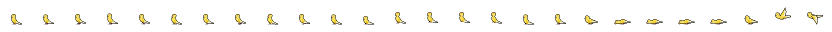
#> input picture assets/birds/budgie/Budgie-Lutino.png, 1664 x 64 px, given in place of garden-background.png, which was not available (shown at 1/2 size)
$ python -i make_cockatiel.py   (imports and definitions only)
#> lines starting #> are read from the running program, lines starting #| are printed output that depends on the picture
#!/usr/bin/env python3
"""Cockatiel (Nymphensittich) sprite sheet for the garden minigame (final, from candidate C).

Derived from the PeakPixels *Collared Dove* (single-file sheet).  We read the
dove's Aseprite source (.ase) to get its LAYERS (back leg, front leg, body,
head, wing) and their per-frame cel positions, so every reshaped part rides on
the dove's own animation:

  * every distinct dove cel (a head pose, a body pose, a wing pose) is replaced
    by ONE hand-drawn cockatiel cel (char maps below), pasted at the dove cel's
    position in every frame that uses it -> crest / cheek / wing patch / tail
    are identical wherever the pose repeats;
  * the head sits 1 px lower (one dove neck row dropped) and is 1 px longer at
    the back; it gets a crest that follows the head's angle, a yellow face and
    throat, an orange cheek framed by yellow and a short hooked beak; the body
    gets the cockatiel greys, a slimmer breast, the white wing-covert patch and
    a much longer pointed tail;
  * the long tail never reaches below the feet row in grounded frames (in the
    two jump crouch frames the body sinks but the tail stays put), so every
    grounded clip's union box bottom is the feet row (birds stand on it);
  * a few explicit per-frame pixel fixes (FIXES) clean up seams the dove
    leaves open.

Reads (read-only):  <repo>/assets/birds/collared_dove/Collared Dove.{ase,json,png}
                    <repo>/assets/birds/... (other birds, preview only)
                    <repo>/assets/garden-background.png (preview only)
Writes:             <repo>/assets/birds/cockatiel/Cockatiel.{png,json}
                    <repo>/assets/birds/cockatiel/Cockatiel-Lutino.{png,json}
                    (the yellow Lutino morph: same frames, LUTINO palette)
                    with --preview DIR also DIR/preview_sheet.png,
                    DIR/preview_context.png and DIR/manifest.json

Usage:  python3 tools/make_cockatiel.py [--preview DIR]

Deterministic: running it again reproduces the outputs byte-for-byte.
"""
import json, os, struct, sys, zlib

from PIL import Image

REPO = os.path.dirname(os.path.dirname(os.path.abspath(__file__)))
OUT = os.path.join(REPO, 'assets/birds/cockatiel')
DOVE_DIR = os.path.join(REPO, 'assets/birds/collared_dove')
DOVE_ASE = os.path.join(DOVE_DIR, 'Collared Dove.ase')
DOVE_JSON = os.path.join(DOVE_DIR, 'Collared Dove.json')
DOVE_PNG = os.path.join(DOVE_DIR, 'Collared Dove.png')

SIZE = 0.79          # garden-data.js `size`: 64*0.79/27 = 1.87 screen px per art px, same as the dove
CELL = 64            # frame cell size (same as the dove sheet)
GROUND_Y = 48        # feet row of every grounded dove frame (frame-local)

# Output clips: tag -> dove frame indices (game actions idle/walk/jump/eat/fly).
CLIPS = [
    ('Idle', [1, 2, 3, 4]),
    ('Walk', [12, 13, 14, 15, 16, 17]),
    ('Jump', [5, 6, 7, 8, 9, 10, 11]),
    ('Eat',  [28, 29, 30, 31, 32, 33, 34]),
    ('Fly',  [37, 38]),
]
GROUNDED = set(range(1, 7)) | {11} | set(range(12, 18)) | set(range(28, 35))

# ---------------------------------------------------------------- palette ---
PAL = {
    'K': '#000000',                      # outline (same as the dove pack)
    '1': '#aeacb0', '2': '#8a888e', '3': '#6f6d73', '4': '#5a585d', '5': '#434146',
    'W': '#f1efe8', 'w': '#cfccc4',      # wing patch
    'Y': '#f2d03b', 'y': '#d4a92a',      # face / crest
    'O': '#e7782d',                      # cheek
    'F': '#b5978f', 'f': '#8e746d',      # feet
    'E': '#000000',                      # eye (black like the outline)
    'B': '#aeacb0', 'b': '#5a585d',      # beak: upper mandible / hook tip, in the body greys
}
# Lutino: the yellow colour morph. Same drawing, own palette; one of the
# cockatiel's rare variants (js/garden-variants.js) - drawn as a sheet because
# its red eye and pale beak need colours the normal sheet shares with others.
# Yellow body, deeper golden face and crest, orange cheek, cream wing
# streak, pale horn beak, pink feet, red eye, warm dark-brown outline.
LUTINO = {
    'K': '#3d2a0c',
    '1': '#fff2a6', '2': '#fde27c', '3': '#f4ca58', '4': '#e0ab3e', '5': '#c4892a',
    'W': '#fffbe6', 'w': '#f5e3a6',
    'Y': '#ffd21f', 'y': '#eaa914',
    'O': '#f2701f',
    'F': '#ebbcae', 'f': '#c48f80',
    'E': '#8c1c1c',
    'B': '#f6dcc0', 'b': '#cfa080',
}
# [1 line not run here, left out]


def rgba_of(pal):
    return {k: tuple(int(v[i:i + 2], 16) for i in (1, 3, 5)) + (255,) for k, v in pal.items()}


RGBA = rgba_of(PAL)

# Dove colours -> letters (used to read the source cels).
DOVE = {(0, 0, 0): 'K', (0xe9, 0xd5, 0xc6): 'L', (0xd5, 0xc0, 0xa9): 'M', (0xbe, 0xaa, 0x90): 'S',
        (0xac, 0x98, 0x7c): 'D', (0x55, 0x51, 0x51): 'g', (0x5a, 0x52, 0x4b): 'w', (0x41, 0x39, 0x32): 'v',
        (0x47, 0x51, 0x6e): 'c', (0x65, 0x6f, 0x8c): 'b', (0x7f, 0x8b, 0xaf): 'a',
        (0xad, 0x64, 0x5b): 'f', (0xdc, 0x83, 0x7b): 'p'}
NECK = {'K': 'K', 'D': '3', 'M': '2', 'L': '1', 'S': '3', 'b': '2', 'a': '1', 'c': '3', 'g': '1'}
LEGS = {'K': 'K', 'f': 'f', 'p': 'F'}
GENERIC = {'K': 'K', 'L': '1', 'M': '2', 'S': '3', 'D': '4', 'g': '5', 'w': '5', 'v': '5',
           'c': '3', 'b': '2', 'a': '1', 'f': 'f', 'p': 'F'}


# ------------------------------------------------------------ .ase reader ---
def parse_ase(path):
    b = open(path, 'rb').read()
    _, magic, nframes, W, H, depth = struct.unpack_from('<IHHHHH', b, 0)
    assert magic == 0xA5E0 and depth == 32
    off, layers, frames = 128, [], []
    for _ in range(nframes):
        fbytes, fmagic, oldn, dur = struct.unpack_from('<IHHH', b, off)
        assert fmagic == 0xF1FA
        newn = struct.unpack_from('<I', b, off + 12)[0]
        p, cels = off + 16, []
        for _ in range(newn or oldn):
            csize, ctype = struct.unpack_from('<IH', b, p)
            d = p + 6
            if ctype == 0x2004:
                n = struct.unpack_from('<H', b, d + 16)[0]
                layers.append(b[d + 18:d + 18 + n].decode('utf8'))
            elif ctype == 0x2005:
                li, x, y, _op, ct = struct.unpack_from('<HhhBH', b, d)
                cel = dict(layer=li, x=x, y=y, type=ct)
                q = d + 16
                if ct == 1:
                    cel['link'] = struct.unpack_from('<H', b, q)[0]
                elif ct in (0, 2):
                    w, h = struct.unpack_from('<HH', b, q)
                    data = b[q + 4:p + csize]
                    if ct == 2:
                        data = zlib.decompress(data)
                    cel.update(w=w, h=h, data=data[:w * h * 4])
                cels.append(cel)
            p += csize
        frames.append(cels)
        off += fbytes
    return dict(W=W, H=H, layers=layers, frames=frames)


# [1 line that did not run here, left out]


# [19 lines left out: functions cel, chars, not called in this run]


def recolor(rows, m):
    return [''.join('.' if ch == '.' else m[ch] for ch in r) for r in rows]


# ================================================================== ART ====
# Char maps.  '.' = leave transparent / untouched, other letters = PAL keys.
# Each piece is (rows, dx, dy): rows are pasted at dove-cel origin + (dx, dy).

# ---- head: every upright pose (idle / walk / jump / first eat frame) uses the
# dove's rows 0..4 for the head, so ONE cockatiel head is stamped on all of them.
# Index = dove cel column + 1, first row = cel row -4.  Compared with the dove
# the head sits 1 px lower (the dove's first neck row is dropped: shorter neck,
# bigger-looking head) and is 1 px longer at the back.
HEAD_UP = ([
    ".......KK.",   # r-4  crest tip outline
    "......K22K",   # r-3  crest tip (2 px grey), leaning back
    ".....KYKK.",   # r-2
    "....KYK...",   # r-1
    "...KYYK...",   # r0   crest base (2 px) on the forehead
    "..KYYYKKK.",   # r1   crown
    "..KYYYYY3K",   # r2   yellow crown, grey nape
    ".KKYEYOY3K",   # r3   eye, cheek, yellow behind the cheek
    "KBBYYOOY3K",   # r4   hooked beak (upper mandible), cheek
    "KbKYyOO3K.",   # r5   hook tip, cheek
    ".KKYYy3K..",   # r6   yellow throat
], -1, -4)
# The dove's "head forward" walk cel (9 px wide) has the neck slanting back; the
# head is stamped 1 px further back there (softer head bob) and the throat row
# reaches 1 px further back to meet the slanted neck.
THROAT_FWD = ".KKYYy33K."
HEAD_FWD_DX = 1


# [16 lines left out: function head_upright, not called in this run]


# ---- body: standing pose (dove frames 1..28, cut variants included).  The
# breast is 1 px slimmer than the dove's (outline at c1, not c0) so it does not
# read as a pigeon's chest.
BODY_STAND = ([
    ".K32123K..................",   # r0
    ".K321223K.................",   # r1
    ".K3224234K................",   # r2   wing front edge starts (c5)
    ".K324WW334K...............",   # r3   white covert patch: bold diagonal band
    ".K324wWW334K..............",   # r4   along the upper/front part of the wing,
    ".K3243wWW334K.............",   # r5   shade pixels on its lower-front side
    ".K33243wWW334K............",   # r6
    ".K4332433ww334K...........",   # r7
    "..K443355333555KKK........",   # r8   primaries
    "...KK4433555555543KKK.....",   # r9   tail starts under the wing tip
    ".....K444224KK5444433KKK..",   # r10
    "..............KK55544433K.",   # r11  long pointed tail
    "................KKKKKKKK..",   # r12
], 0, 0)
# Crouch frames (jump take-off / landing, dove 6 & 11): the body sinks 1 px but
# the tail stays exactly where it is when standing (tip on the feet row), so the
# tail keeps its shape; rows r7..r11 merge the lowered body with that tail.
BODY_CROUCH = (BODY_STAND[0][:7] + [
    ".K4332433ww334KKKK........",   # r7   wing tip meets the tail's top edge
    "..K443355333555543KKK.....",   # r8
    "...KK4433555555444433KKK..",   # r9
    ".....K444224KKKK55544433K.",   # r10
    "................KKKKKKKK..",   # r11
], 0, 0)


# ---- eat, lean pose (dove frames 29 & 34).  Head + body drawn as ONE piece in
# frame coordinates (x 12.., y 24..), stamped through the body cel at (25,38);
# the dove's head cel for this pose is dropped.  The head is tipped forward, so
# the crest (which leans back on the upright head) stands straight up here.
LEAN = ([
    #         1111111122222222223333333333444444444
    #         2345678901234567890123456789012345678
    "......................................",   # y24
    ".........KK...........................",   # y25
    "........K22K..........................",   # y26  crest tip
    "........KYK...........................",   # y27
    "........KYK...........................",   # y28
    "........KYYKKKK.......................",   # y29  crest base on the crown
    ".........KYYYY3K......................",   # y30
    "........KYYEYOY3K.....................",   # y31  eye, cheek, yellow behind it
    ".......KYYYYOOY3K.....................",   # y32
    ".......KYYYyOO32K.....................",   # y33
    ".......KYyy22123K.....................",   # y34
    "......KByy332213K.....................",   # y35  beak
    "......KBKK3221223K....................",   # y36
    "......KbK.K222123K....................",   # y37  hook tip
    ".......K..K3222123K...................",   # y38
    "..........K33222123KKK................",   # y39
    "...........K3322212234KK..............",   # y40
    "...........K33322WWW3334KKK...........",   # y41  wing patch
    "...........K33353wWWWw35555KKKKKK.....",   # y42
    "...........K333353333345554444333KKK..",   # y43  long pointed tail
    "............K33335555555544444443333K.",   # y44
    ".............K433333333KKKKKKKKKKKKK..",   # y45
    "..............K4444KKKK...............",   # y46
], 12 - 25, 24 - 38)

# ---- eat, crouched pose (dove frames 30..33): body (cel at x22,y38) ...
BODY_FLAT = ([
    #  0         1         2
    #  01234567890123456789012345678
    ".......KK....................",   # r0
    "....KKK22KKK.................",   # r1
    "..KK22222222KK...............",   # r2
    "KK222WWWW33333KKK............",   # r3  wing patch
    "2222153wWWWw35555KKKKKK......",   # r4
    "22112253333335554443333KKKKK.",   # r5  long tail: the body is level, so the
    "1122222555555554444444333333K",   # r6  tail reaches 2 px further back than
    "3333333444444KKKKKKKKKKKKKKK.",   # r7  when it slopes down to the ground
    "444444444KK..................",   # r8
    "KKKKKK.KK....................",   # r9
], 0, 0)
# ... and its head (cel at x14, y42 / y41 — it bobs while pecking).  The head is
# held like the upright one, so the crest leans back toward the tail exactly
# like the upright crest (same 2 px yellow + 2 px grey tip).
HEAD_GROUND = ([
    "......KK.",   # r-4  crest tip outline
    ".....K22K",   # r-3  crest tip
    "....KYKK.",   # r-2
    "...KYK...",   # r-1
    "..KYYKKKK",   # r0   crest base, crown
    ".KYYYYY23",   # r1
    "KYYEYOY22",   # r2   eye, cheek, yellow behind it
    "KYYYOOY32",   # r3
    "KBYyOO344",   # r4   beak
    "KbKKKKKKK",   # r5   hook tip
    ".K.......",   # r6
], -1, -4)

# ---- flight: head (cel at x15, y26 / y25): the upright face, crest swept back
HEAD_FLY = ([
    "......KKK..",   # r-4
    ".....KY22K.",   # r-3  crest tip (2 px grey), swept back
    "....KYKKK..",   # r-2
    "...KYYK....",   # r-1  crest base (2 px yellow); gap under the tip
    "..KYYYKKK..",   # r0   crown
    "..KYYYYY3K.",   # r1
    ".KKYEYOY3K.",   # r2   eye, cheek, yellow behind it
    "KBBYYOOY3K.",   # r3   beak
    "KbKYyOO33..",   # r4   hook tip
    ".KKYy3212..",   # r5
    "...K432....",   # r6
], -1, -4)
# ... body (cel at x18, y29 / y28) with a long pointed tail instead of the fan;
# the belly keeps the dove's two-tone checker (rows r6..r9).
BODY_FLY = ([
    #  0         1         2         3
    #  0123456789012345678901234567890123456
    "...3K................................",   # r0
    "...24K..3............................",   # r1
    "...1211222KKKKK....KKKKKKKKKKKK......",   # r2
    "..3312222222444KKKK333333333333KKK...",   # r3
    "K44332222222222444444444444444444K...",   # r4
    ".K4332222222222233445555555544KKKK...",   # r5
    "..K4323222222323335555555KKKKK.......",   # r6
    "...K4322323232344KKKKKKKKK...........",   # r7
    "...K44332323234KK....................",   # r8
    "....K443323244K......................",   # r9
    ".....KK44434KK.......................",   # r10
    ".......KKKKK.........................",   # r11
], 0, 0)
# ... near wing, raised (dove frame 37) and lowered (dove frame 38)
WING_UP = ([
    "...........K..",   # r0
    "..........KK..",
    "..........K5K.",
    ".........K35K.",
    ".........K35K.",   # r4   primaries
    "........K345K.",
    ".......K3445K.",
    ".......K34445K",
    "......K344445K",   # r8
    ".....KW333334K",   # r9   white coverts along the leading edge
    ".....KWW3334K.",
    "....KWWw3334K.",
    "...KWWw33334K.",
    "...KWWw33334K.",
    "..KWWw333334K.",
    "KKWWw333334K..",
    "...23333334K..",
    "....2222223...",
    "......2222....",
    "........2.....",   # r19
], 0, 0)
WING_DOWN = ([
    "..KKKKK.......",   # r0
    "......3KKK....",
    "....2223334...",
    "...22233334K..",
    "KKWWWw33334K..",   # r4   white coverts along the leading edge
    "..KWWw333334K.",
    "...KWWw33334K.",
    "...KWWw33334K.",
    "....KWw33334K.",
    ".....KW33334K.",   # r9
    ".....K3444445K",   # r10  primaries
    "......K344445K",
    ".......K34445K",
    ".......K3445K.",
    "........K345K.",
    ".........K35K.",
    ".........K35K.",
    "..........K5K.",
    "..........KK..",
    "...........K..",   # r19
], 0, 0)


# [7 lines left out: function piece, not called in this run]


def generic(c, m=GENERIC):
    return piece(recolor(chars(c), m))


# ------------------------------------------------------- classification ---
# [18 lines left out: function classify, not called in this run]


def stand_top(c):
    """Row of the standing body's first real row inside a dove body cel."""
    return next(i for i, r in enumerate(chars(c)) if r.startswith('.KDMLMDK'))


# [15 lines left out: function art_for, not called in this run]


# ---------------------------------------------------------- composition ---
# Hand fixes after composition, frame-local (x, y) -> palette key, per dove frame.
FIXES = {
    6: {(29, 37): '3'},     # take-off crouch: throat row sits on the body's top row (no double outline)
    11: {(30, 36): 'K'},    # landing crouch: the dove leaves the back of the neck open here
}


# [60 lines left out: functions build_frame, validate, open_pixels, not called in this run]


# ----------------------------------------------------------- previews ---
BG = (0xbe, 0xdc, 0xb4, 255)


# [9 lines left out: function alpha_union, not called in this run]


def load_clip(json_path, tag=None):
    """garden.js loadClip for both layouts -> (img, [frame rects], union box)."""
    data = json.load(open(json_path))
    img = Image.open(json_path[:-5] + '.png').convert('RGBA')
    fr = data['frames']
    if isinstance(fr, list):
        seq = fr
    else:
        seq = list(fr.values())
        if tag:
            t = next((t for t in data['meta'].get('frameTags', []) if t['name'] == tag), None)
            if t:
                seq = seq[t['from']:t['to'] + 1]
    rects = [(f['frame']['x'], f['frame']['y'], f['frame']['w'], f['frame']['h']) for f in seq]
    return img, rects, alpha_union(img, rects)


# [35 lines left out: functions clip_strip, preview_sheet, not called in this run]


def preview_context(path):
#> called with path = '../assets/birds/budgie/Budgie-Lutino.png'
    bg = Image.open(os.path.join(REPO, 'assets/garden-background.png')).convert('RGB')
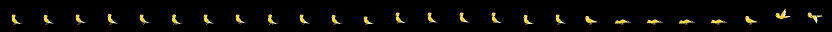
#> bg: PIL image 1664x64 RGB (shown at 1/2 size); mean R, G, B 9.1, 8.1, 3.9
    s = 900 / bg.width
#> s = 0.541
    bg = bg.resize((900, round(bg.height * s)), Image.LANCZOS)
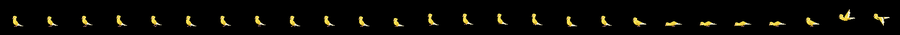
#> bg: PIL image 900x35 RGB; mean R, G, B 9.4, 8.5, 4.2
    band = bg.crop((0, bg.height - 220, 900, bg.height)).convert('RGBA')
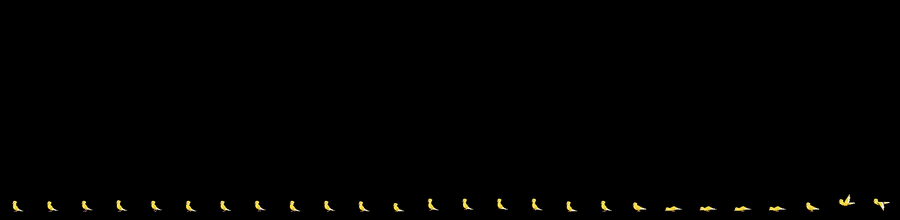
#> band: PIL image 900x220 RGBA; mean R, G, B, A 1.5, 1.3, 0.7, 255
    ground = 220 - 30                                  # garden.js GROUND_BAND = 30
    B = os.path.join(REPO, 'assets/birds')
    lineup = [
        ('pigeon', 0.8, B + '/pigeon/Pigeon.json', 'Idle', False),
        ('sparrow', 0.7, B + '/sparrow/Sparrow.json', 'Idle', False),
        ('dove', 0.7, DOVE_JSON, 'Idle', False),
        ('cockatiel', SIZE, os.path.join(OUT, 'Cockatiel.json'), 'Idle', False),
        ('toucan', 0.8, B + '/toucan/Toucan-Idle.json', None, False),
        ('macaw', 0.8, B + '/blue_macaw/Blue Macaw-Idle.json', None, False),
        ('cockatiel', SIZE, os.path.join(OUT, 'Cockatiel.json'), 'Idle', True),
    ]
    sprites = []
    for name, size, js, tag, mirror in lineup:
        img, rects, (L, T, R, Bt) = load_clip(js, tag)
        fx, fy, _, _ = rects[0]
        sc = 64 * size / (Bt - T)
        spr = img.crop((fx + L, fy + T, fx + R, fy + Bt))
        spr = spr.resize((round((R - L) * sc), round((Bt - T) * sc)), Image.NEAREST)
        if mirror:
            spr = spr.transpose(Image.FLIP_LEFT_RIGHT)
        sprites.append(spr)
    total = sum(sp.width for sp in sprites)
    step = (900 - total) / (len(sprites) + 1)
    x = step
    for sp in sprites:
        band.alpha_composite(sp, (round(x), ground - sp.height))
        x += sp.width + step
    band = band.resize((1800, 440), Image.NEAREST)
    band.convert('RGB').save(path, optimize=False)


# [91 lines left out: functions manifest, write_sheet, main, not called in this run]


# [2 lines not run here, left out]

#> (the run stopped early here; a loop or call above may not have finished)
